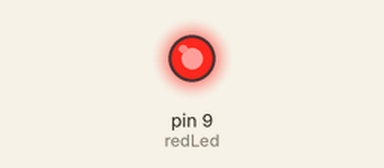
Simulated run of this sketch. Board: Arduino Uno, built with avr-gcc and run on an emulated ATmega328P. On the bench: output pins drawn as LEDs (lit = HIGH).

Above: at 0.05 s.
At 1.5 s:
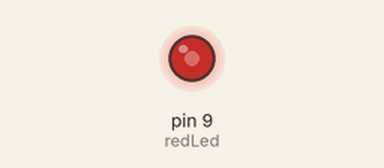
At 3.0 s:
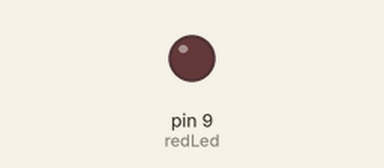
Timing chart, 0 to 6.9 s (numbered marks = the images above):
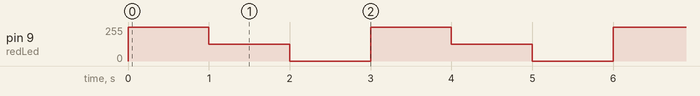

Measured:
- by itself, pin 9 (redLed): repeats every 3.0 s: 125/255 1.0 s, 0/255 1.0 s, 255/255 1.0 s

The sketch:

tutorial7.ino
```cpp
// C++ code
//
int redLed=9;
int bright=255;
int med=125;
int low=0;

void setup()
{
  pinMode(redLed, OUTPUT);
}

void loop()
{
  analogWrite(redLed, bright);
  delay(1000);
  analogWrite(redLed, med);
  delay(1000);
  analogWrite(redLed,low);
  delay(1000);
}
```
